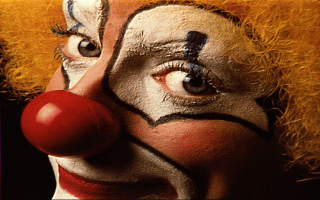
%> input picture trunk/Matlab/clown.png, 320 x 200 px
$ octave Ans2.m   (GNU Octave 9; MATLAB toolbox functions it lacks are replaced by stand-ins)
%> lines starting %> are read from the running program, lines starting %| are printed output that depends on the picture
### trunk/Matlab/MedianCut.m
function Y = MedianCut(theImage,level)

theImage = double(theImage);
% Contains the colors in the original image
colorSize=256*256*256+1;
colorMap = zeros(1,colorSize);
maxColor=0;
for i=1:size(theImage,1)
    for j=1:size(theImage,2)
        %count num of times each color appear
        k=theImage(i,j);
        colorMap(k+1)=colorMap(k+1)+1;
        maxColor=max(maxColor, k+1);
    end
end

%make an array with all the colors
y=1;
for c=1:maxColor
    if colorMap(c)==0
        continue
    end

    for x=1:colorMap(c)
        img(y)=c-1;
        y=y+1;
    end
end

n=size(img,2);
a=mod(n,level);
s=(n-a)/level;

m=1;
if a~=0
    for i=1:a
        for j=1:s+1
            sub(j)=img(m+j-1);
        end
        m=m+s+1;
        maks=max(sub);
        mini=min(sub);
        ort=round(sum(sub)/(s+1));

        for z=1:size(theImage,1)
            for t=1:size(theImage,2)
                if (theImage(z,t)<= maks) & (theImage(z,t)>=mini)
                    theImage(z,t)=ort;
                end
            end
        end

    end
end

for i=a+1:level
    for j=1:s
        subb(j)=img(m+j-1);
    end
    m=m+s;
    maks=max(subb);
    mini=min(subb);
    ort=round(sum(subb)/(s));

    for z=1:size(theImage,1)
        for t=1:size(theImage,2)
            if (theImage(z,t)<= maks) & (theImage(z,t)>=mini)
                theImage(z,t)=ort;
            end
        end
    end

end

%Y=uint8(theImage);
Y=theImage;

### trunk/Matlab/Ans2.m
clc
clear all
format long

numOfColors = 4;

originalPic = imread('clown.png');
%> originalPic is the input picture: size 200x320x3 uint8; mean R, G, B 112.6, 65.9, 35.8
figure();
subplot(1,2,1);
imshow(originalPic);
xlabel('Original RGB picture');

originalPic = double(originalPic);
%> originalPic: size 200x320x3 double
[i,j,k] = size(originalPic);
%> i = 200; j = 320; k = 3
% [26 lines of commented-out code are left out]

originalPic(:,:,1) = MedianCut(originalPic(:,:,1),numOfColors);
%> after the loop in MedianCut, `for i=1:size(theImage,1)`: maxColor = 256
%> after the loop in MedianCut, `for c=1:maxColor`: y = 64001
%> in MedianCut, `n=size(img,2);`: n = 64000
%> in MedianCut, `a=mod(n,level);`: a = 0
%> in MedianCut, `s=(n-a)/level;`: s = 16000
%> the loop in MedianCut, `for i=a+1:level` made 4 passes
%> (m, maks, mini, ort) on passes 1 to 4: (16001, 36, 4, 18), (32001, 109, 36, 75), (48001, 178, 109, 145), (64001, 255, 178, 212)
%> after the loop in MedianCut, `for i=a+1:level`:
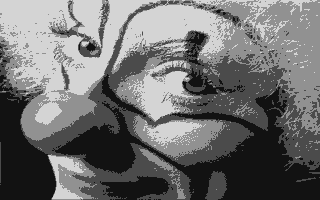
%> theImage: size 200x320 double; min 18, max 212, mean 111.8
originalPic(:,:,2) = MedianCut(originalPic(:,:,2),numOfColors);
%> call 2 of MedianCut, with level = 4
%> in MedianCut (call 2), `theImage = double(theImage);`:
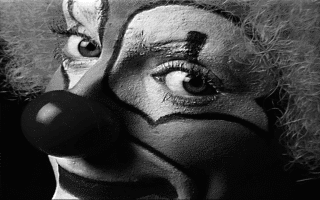
%> theImage: size 200x320 double; min 4, max 255, mean 65.9
%> the loop in MedianCut (call 2), `for i=a+1:level` made 4 passes
%> (m, maks, mini, ort) on passes 1 to 4: (16001, 8, 4, 6), (32001, 48, 8, 28), (48001, 101, 48, 76), (64001, 255, 101, 154)
%> after the loop in MedianCut (call 2), `for i=a+1:level`:
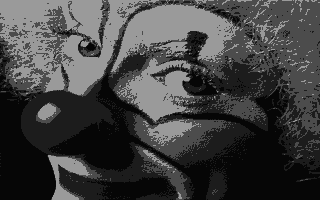
%> theImage: size 200x320 double; min 6, max 154, mean 65.7
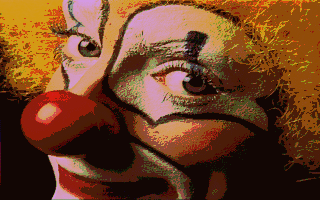
%> originalPic: size 200x320x3 double; mean R, G, B 111.8, 65.7, 35.8
originalPic(:,:,3) = MedianCut(originalPic(:,:,3),numOfColors);
%> call 3 of MedianCut, with level = 4
%> in MedianCut (call 3), `theImage = double(theImage);`:
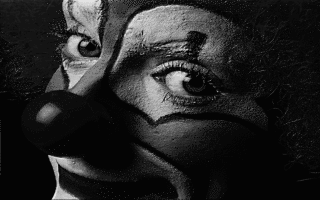
%> theImage: size 200x320 double; min 4, max 227, mean 35.8
%> after the loop in MedianCut (call 3), `for i=1:size(theImage,1)`: maxColor = 228
%> the loop in MedianCut (call 3), `for i=a+1:level` made 4 passes
%> (m, maks, mini, ort) on passes 1 to 4: (16001, 4, 4, 4), (32001, 12, 4, 9), (48001, 44, 12, 22), (64001, 227, 44, 109)
%> after the loop in MedianCut (call 3), `for i=a+1:level`:
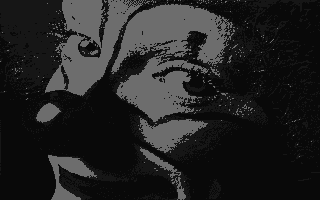
%> theImage: size 200x320 double; min 9, max 109, mean 35.1
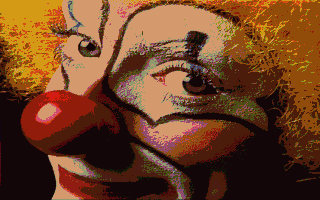
%> originalPic: size 200x320x3 double; mean R, G, B 111.8, 65.7, 35.1
subplot(1,2,2);
originalPic=uint8(originalPic);
%> originalPic: size 200x320x3 uint8
imshow(originalPic);
xlabel('Median cut');

$ run again, with trunk/Matlab/Pigion.png copied over trunk/Matlab/clown.png
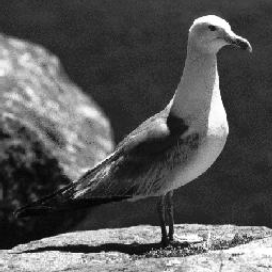
%> input picture trunk/Matlab/Pigion.png, 272 x 272 px
%> originalPic is the input picture: size 272x272x3 uint8; min 1, max 255, mean 87.3
%> after the loop in MedianCut, `for i=1:size(theImage,1)`: maxColor = 256
%> after the loop in MedianCut, `for c=1:maxColor`: y = 73985
%> n = 73984
%> a = 0
%> s = 18496
%> the loop in MedianCut, `for i=a+1:level` made 4 passes
%> (m, maks, mini, ort) on passes 1 to 4: (18497, 42, 1, 30), (36993, 53, 42, 47), (55489, 137, 53, 85), (73985, 255, 137, 187)
%> after the loop in MedianCut, `for i=a+1:level`:
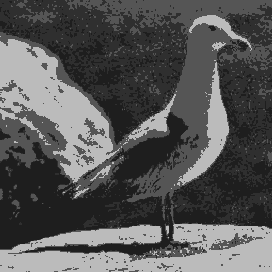
%> theImage: size 272x272 double; min 30, max 187, mean 86.7
%> the loop in MedianCut (call 2), `for i=a+1:level` made 4 passes
%> `originalPic(:,:,2) = MedianCut(originalPic(:,:,2),numOfColors);`:
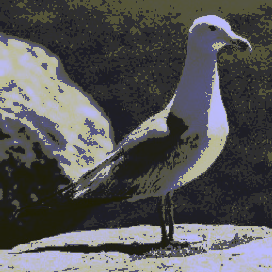
%> originalPic: size 272x272x3 double; mean R, G, B 86.7, 86.7, 87.3
